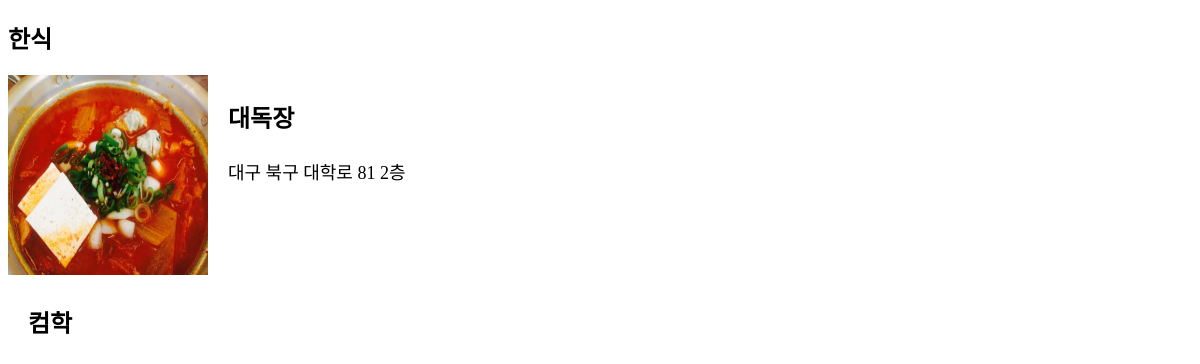
Page /category/한식/ on the committed database.
### app1/models.py (models this page shows, shortened)
class Shop(models.Model):
    name=models.CharField(max_length=225)
    adress=models.CharField(max_length=225)
    phone_number=models.CharField(max_length=225)
    open_time=models.TimeField()
    close_time=models.TimeField()
    category=models.CharField(max_length=225)
    description=models.TextField()
    photo=models.ImageField(upload_to='images/')
    owner=models.ForeignKey(User, on_delete=models.CASCADE, null=True)
    likes =models.ManyToManyField(
        User, # User 모델과 Shop 모델을 M : N 관계로 두겠다.
        through='Like', # Like라는 중개 모델을 통해 M : N 관계를 맺는다.
        through_fields=('shop', 'user'), # Like에 shop 속성, user 속성을 추가하겠다.
        related_name='likes' # 1 : N  관계에서 market과 연결된 comment를 가져올 때 comment_set으로 가져왔는데,
        )

### app1/views.py (the view)
# urls.py: path('category/<str:category_name>/',app1.views.category, name="category"),
def category(request,category_name):
    shops=Shop.objects.filter(category=category_name) #category_name이 일치하는 식당만 선택
    return render(request, 'category.html',{'shops':shops,'category_name':category_name})

### app1/templates/category.html (shortened to what this page needs)
<!DOCTYPE html>
<html lang="en">
<head>
</head>
<body>
    <h2>{{category_name}}</h2>
    {% for shop in shops %}
    <div class='restaurant'><a href="{% url 'restaurant' shop.id %}">
        {% if shop.photo %}
            <img src="{{shop.photo.url}}">
        {% endif %}
        <div class="card">
            <p class="card-title">{{shop.name}}</p>
            {{shop.adress}}</a>
        </div>
    {% endfor %}
</body>
</html>

### app1/templates/category.html (style rules this page uses)
img { width: 200px; height: 200px; }
.restaurant { color:black; font-size: 18px; display: flex; }
.card { display: inline-block; padding: 0 20px; }
.card-title { font-weight: bold; font-size: 24px; }
a { text-decoration: none; color:black; }

### rows in the picture
Shop: photo (picture), name "대독장", adress "대구 북구 대학로 81 2층"
Shop: name "컴학"

### other values in the picture
{{ category_name }} "한식"
